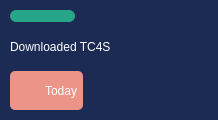
<?xml version="1.0" encoding="UTF-8"?>
<ui version="4.0">
 <class>Frame</class>
 <widget class="QFrame" name="Frame">
  <property name="geometry">
   <rect>
    <x>0</x>
    <y>0</y>
    <width>215</width>
    <height>120</height>
   </rect>
  </property>
  <property name="minimumSize">
   <size>
    <width>0</width>
    <height>120</height>
   </size>
  </property>
  <property name="maximumSize">
   <size>
    <width>16777215</width>
    <height>120</height>
   </size>
  </property>
  <property name="windowTitle">
   <string>Frame</string>
  </property>
  <property name="styleSheet">
   <string notr="true">background-color: #1b2b54;
border-radius: 10px;
color: #ffffff;</string>
  </property>
  <layout class="QVBoxLayout" name="verticalLayout">
   <property name="spacing">
    <number>5</number>
   </property>
   <property name="leftMargin">
    <number>10</number>
   </property>
   <property name="topMargin">
    <number>10</number>
   </property>
   <property name="rightMargin">
    <number>10</number>
   </property>
   <property name="bottomMargin">
    <number>10</number>
   </property>
   <item alignment="Qt::AlignLeft">
    <widget class="QFrame" name="line">
     <property name="minimumSize">
      <size>
       <width>65</width>
       <height>12</height>
      </size>
     </property>
     <property name="maximumSize">
      <size>
       <width>16777215</width>
       <height>12</height>
      </size>
     </property>
     <property name="styleSheet">
      <string notr="true">border-radius: 6px;
background-color: #26a588;</string>
     </property>
     <property name="frameShape">
      <enum>QFrame::NoFrame</enum>
     </property>
     <property name="frameShadow">
      <enum>QFrame::Raised</enum>
     </property>
    </widget>
   </item>
   <item>
    <widget class="QFrame" name="title_box">
     <property name="styleSheet">
      <string notr="true">border-radius: none;
</string>
     </property>
     <property name="frameShape">
      <enum>QFrame::NoFrame</enum>
     </property>
     <property name="frameShadow">
      <enum>QFrame::Raised</enum>
     </property>
     <layout class="QVBoxLayout" name="verticalLayout_22">
      <property name="spacing">
       <number>0</number>
      </property>
      <property name="leftMargin">
       <number>0</number>
      </property>
      <property name="topMargin">
       <number>0</number>
      </property>
      <property name="rightMargin">
       <number>0</number>
      </property>
      <property name="bottomMargin">
       <number>0</number>
      </property>
      <item>
       <widget class="QLabel" name="title">
        <property name="sizePolicy">
         <sizepolicy hsizetype="Preferred" vsizetype="Preferred">
          <horstretch>0</horstretch>
          <verstretch>0</verstretch>
         </sizepolicy>
        </property>
        <property name="font">
         <font>
          <pointsize>9</pointsize>
         </font>
        </property>
        <property name="styleSheet">
         <string notr="true"/>
        </property>
        <property name="text">
         <string>Downloaded TC4S</string>
        </property>
       </widget>
      </item>
     </layout>
    </widget>
   </item>
   <item>
    <widget class="QFrame" name="bottom_box">
     <property name="styleSheet">
      <string notr="true">background-color: #1b2b54;</string>
     </property>
     <property name="frameShape">
      <enum>QFrame::NoFrame</enum>
     </property>
     <property name="frameShadow">
      <enum>QFrame::Raised</enum>
     </property>
     <layout class="QHBoxLayout" name="horizontalLayout_9">
      <property name="spacing">
       <number>10</number>
      </property>
      <property name="leftMargin">
       <number>0</number>
      </property>
      <property name="topMargin">
       <number>0</number>
      </property>
      <property name="rightMargin">
       <number>0</number>
      </property>
      <property name="bottomMargin">
       <number>0</number>
      </property>
      <item alignment="Qt::AlignLeft">
       <widget class="QFrame" name="date_box">
        <property name="styleSheet">
         <string notr="true">border-radius: 5px;
background-color: #ec9488;</string>
        </property>
        <property name="frameShape">
         <enum>QFrame::NoFrame</enum>
        </property>
        <property name="frameShadow">
         <enum>QFrame::Raised</enum>
        </property>
        <layout class="QHBoxLayout" name="horizontalLayout_10">
         <property name="spacing">
          <number>5</number>
         </property>
         <property name="leftMargin">
          <number>5</number>
         </property>
         <property name="topMargin">
          <number>5</number>
         </property>
         <property name="rightMargin">
          <number>5</number>
         </property>
         <property name="bottomMargin">
          <number>5</number>
         </property>
         <item>
          <widget class="QFrame" name="date_icon">
           <property name="minimumSize">
            <size>
             <width>25</width>
             <height>25</height>
            </size>
           </property>
           <property name="maximumSize">
            <size>
             <width>25</width>
             <height>25</height>
            </size>
           </property>
           <property name="styleSheet">
            <string notr="true">background-image: url(icons/clock.png);
background-position: center;
background-repeat: no-repeat;
border: none;	
background-color: transparent;</string>
           </property>
           <property name="frameShape">
            <enum>QFrame::NoFrame</enum>
           </property>
           <property name="frameShadow">
            <enum>QFrame::Raised</enum>
           </property>
          </widget>
         </item>
         <item>
          <widget class="QLabel" name="date">
           <property name="text">
            <string>Today</string>
           </property>
          </widget>
         </item>
        </layout>
       </widget>
      </item>
      <item alignment="Qt::AlignRight">
       <widget class="QFrame" name="btns_box">
        <property name="styleSheet">
         <string notr="true">border-radius: none;</string>
        </property>
        <property name="frameShape">
         <enum>QFrame::NoFrame</enum>
        </property>
        <property name="frameShadow">
         <enum>QFrame::Raised</enum>
        </property>
        <layout class="QHBoxLayout" name="horizontalLayout_11">
         <property name="spacing">
          <number>15</number>
         </property>
         <property name="leftMargin">
          <number>5</number>
         </property>
         <property name="topMargin">
          <number>5</number>
         </property>
         <property name="rightMargin">
          <number>5</number>
         </property>
         <property name="bottomMargin">
          <number>5</number>
         </property>
         <item>
          <widget class="QPushButton" name="read_more_btn">
           <property name="minimumSize">
            <size>
             <width>25</width>
             <height>25</height>
            </size>
           </property>
           <property name="maximumSize">
            <size>
             <width>25</width>
             <height>25</height>
            </size>
           </property>
           <property name="styleSheet">
            <string notr="true">background-image: url(icons/read_more.png);
background-position: center;
background-repeat: no-repeat;
border: none;
background-color: transparent;</string>
           </property>
           <property name="text">
            <string/>
           </property>
          </widget>
         </item>
         <item>
          <widget class="QPushButton" name="add_to_calendar_btn">
           <property name="minimumSize">
            <size>
             <width>25</width>
             <height>25</height>
            </size>
           </property>
           <property name="maximumSize">
            <size>
             <width>25</width>
             <height>25</height>
            </size>
           </property>
           <property name="styleSheet">
            <string notr="true">background-image: url(icons/calendar.png);
background-position: center;
background-repeat: no-repeat;
border: none;	
background-color: transparent;
</string>
           </property>
           <property name="text">
            <string/>
           </property>
          </widget>
         </item>
         <item>
          <widget class="QPushButton" name="delete_btn">
           <property name="minimumSize">
            <size>
             <width>25</width>
             <height>25</height>
            </size>
           </property>
           <property name="maximumSize">
            <size>
             <width>25</width>
             <height>25</height>
            </size>
           </property>
           <property name="styleSheet">
            <string notr="true">background-image: url(icons/remove.png);
background-position: center;
background-repeat: no-repeat;
border: none;	
background-color: transparent;
</string>
           </property>
           <property name="text">
            <string/>
           </property>
          </widget>
         </item>
        </layout>
       </widget>
      </item>
     </layout>
    </widget>
   </item>
  </layout>
 </widget>
 <resources/>
 <connections/>
</ui>
